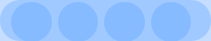
   <widget class="QFrame" name="media_bg">
    <property name="geometry">
     <rect>
      <x>300</x>
      <y>350</y>
      <width>211</width>
      <height>41</height>
     </rect>
    </property>
    <property name="styleSheet">
     <string notr="true">QFrame{
	border-radius:20px;
	background-color: rgba(90, 162, 255, 90);
}</string>
    </property>
    <property name="frameShape">
     <enum>QFrame::StyledPanel</enum>
    </property>
    <property name="frameShadow">
     <enum>QFrame::Raised</enum>
    </property>
    <widget class="QWidget" name="layoutWidget">
     <property name="geometry">
      <rect>
       <x>11</x>
       <y>1</y>
       <width>180</width>
       <height>42</height>
      </rect>
     </property>
     <layout class="QHBoxLayout" name="horizontalLayout">
      <item>
       <widget class="QLabel" name="media_image">
        <property name="minimumSize">
         <size>
          <width>40</width>
          <height>40</height>
         </size>
        </property>
        <property name="maximumSize">
         <size>
          <width>16777215</width>
          <height>40</height>
         </size>
        </property>
        <property name="styleSheet">
         <string notr="true">image: url(:/image_button/photo.png);</string>
        </property>
        <property name="text">
         <string/>
        </property>
       </widget>
      </item>
      <item>
       <widget class="QLabel" name="media_music">
        <property name="minimumSize">
         <size>
          <width>40</width>
          <height>40</height>
         </size>
        </property>
        <property name="maximumSize">
         <size>
          <width>16777215</width>
          <height>40</height>
         </size>
        </property>
        <property name="styleSheet">
         <string notr="true">image: url(:/audio_button/song.png);</string>
        </property>
        <property name="text">
         <string/>
        </property>
       </widget>
      </item>
      <item>
       <widget class="QLabel" name="media_video">
        <property name="minimumSize">
         <size>
          <width>40</width>
          <height>40</height>
         </size>
        </property>
        <property name="maximumSize">
         <size>
          <width>16777215</width>
          <height>40</height>
         </size>
        </property>
        <property name="styleSheet">
         <string notr="true">image:url(:/video_button/video.png);</string>
        </property>
        <property name="text">
         <string/>
        </property>
       </widget>
      </item>
      <item>
       <widget class="QLabel" name="media_doc">
        <property name="minimumSize">
         <size>
          <width>40</width>
          <height>40</height>
         </size>
        </property>
        <property name="maximumSize">
         <size>
          <width>16777215</width>
          <height>40</height>
         </size>
        </property>
        <property name="styleSheet">
         <string notr="true">image: url(:/doc_button/document.png);</string>
        </property>
        <property name="text">
         <string/>
        </property>
       </widget>
      </item>
     </layout>
    </widget>
   </widget>
